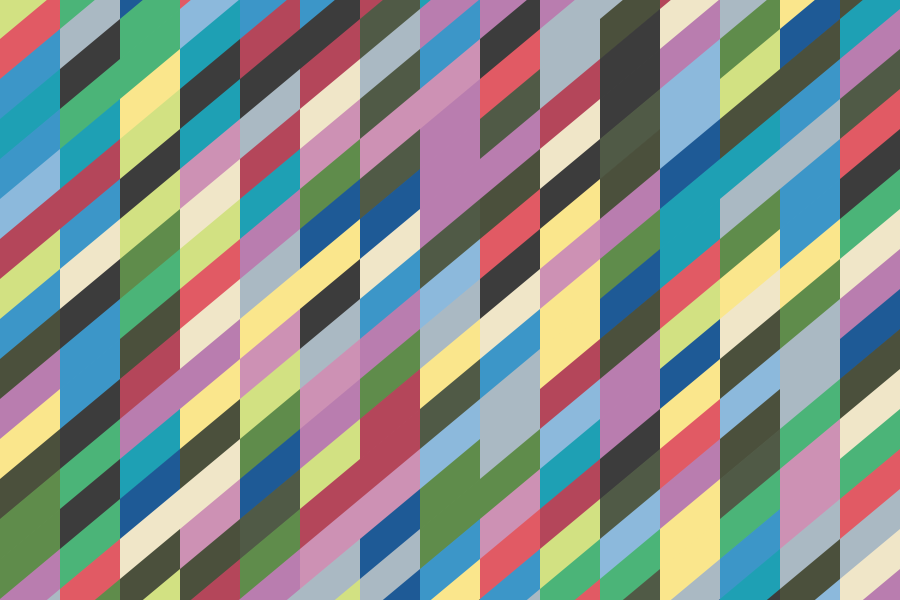
Frame 1 (no input)
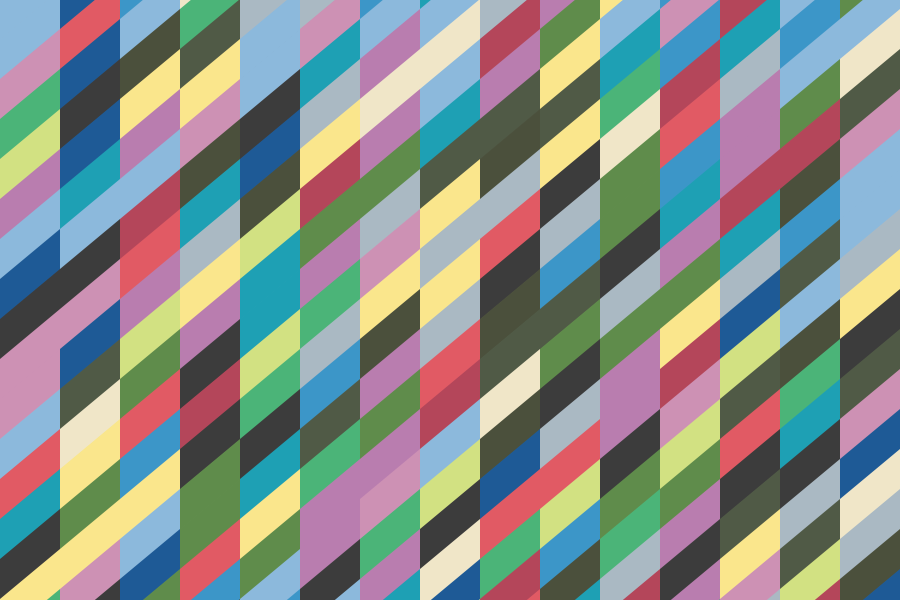
Frame 2 (the mouse pressed at the canvas centre, redrawn once)

The Processing sketch that drew these frames (run headless with seeded random() and noise(); the mouse was pressed at the canvas centre and the sketch redrawn once):

// Processing sketch: codingBridgetRiley_07
// ── codingBridgetRiley_07.pde
// A sketch attempting to recreate the work of Bridget Riley
// After examining her work, 'Cool Place',
// the first step is to create the basica element:
// a parallelogram using quad()

//colors held in an array

color[] palette = {
  color(30, 90, 150), 
  color(60, 60, 60), 
  color(180, 70, 90), 
  color(30, 160, 180), 
  color(225, 90, 100), 
  color(75, 80, 60), 
  color(75, 180, 120), 
  color(140, 185, 220), 
  color(240, 230, 200), 
  color(205, 145, 180), 
  color(185, 125, 175), 
  color(80, 90, 70), 
  color(60, 150, 200), 
  color(95, 140, 75), 
  color(170, 185, 195), 
  color(250, 230, 140), 
  color(210, 225, 130)
};

// the height of on of the sides
float quadSideHeight=40;

// the width of the quad()
float quadWidth=60;

// the amount the right side is shifted up
float quadSkew=50;

// for storing the number of cells in our skewed grid
int qty_cols;
int qty_rows;

///////////////////////////////////////////////////////
// SETUP

void setup() {

  size(900, 600);
  noLoop();

  // calculate how many "rows" and "columns" of parallelograms to draw
  qty_cols = int(width/quadWidth)+1;
  qty_rows = int(height/(quadSideHeight))+10;
  
}

///////////////////////////////////////////////////////
// DRAW

void draw() {
  
  generateBridgetRiley();

}

///////////////////////////////////////////////////////
// GENERATE ART!

void generateBridgetRiley() {
  
  for (int y = 0; y < qty_rows; y++) {
    for (int x = 0; x < qty_cols; x++) {
      // randomly choose a color from the palette
      fill(palette[int(random(palette.length))]);

      drawParallelogram(x*quadWidth, y*quadSideHeight-((quadSkew-quadSideHeight)*x));
    }
  }
  
}

///////////////////////////////////////////////////////
// DRAW PARALLELOGRAM

void drawParallelogram(float _x, float _y) {

  // we moved this from the global scope just to clean things up
  float[] pts_x = new float[4];
  float[] pts_y = new float[4];

  // a function that performs the calculations of the points
  // we can actually pass the arrays for the points to it!
  calculatePoints(_x, _y, pts_x, pts_y);

  noStroke();
  quad(pts_x[0], pts_y[0], pts_x[1], pts_y[1], pts_x[2], pts_y[2], pts_x[3], pts_y[3]);
}

///////////////////////////////////////////////////////
// CALCULATE POINTS IN PARALLELOGRAM

void calculatePoints(float _x, float _y, float[] _pts_x, float[] _pts_y) {

  // 1st point, the origin
  _pts_x[0]=_x;
  _pts_y[0]=_y; 
  // 2nd point, move up from the origin
  _pts_x[1]=_pts_x[0];
  _pts_y[1]=_pts_y[0]-quadSideHeight-1;
  // 3rd point, move right and then up
  _pts_x[2]=_x+quadWidth;
  _pts_y[2]=_y-(quadSideHeight+quadSkew)-1;
  // 4th point, move down to finish the shape
  _pts_x[3]=_pts_x[2];
  _pts_y[3]=_pts_y[2]+quadSideHeight+1;
}

///////////////////////////////////////////////////////
// CLICK FOR NEW WORK

void mousePressed(){
  redraw();
}
